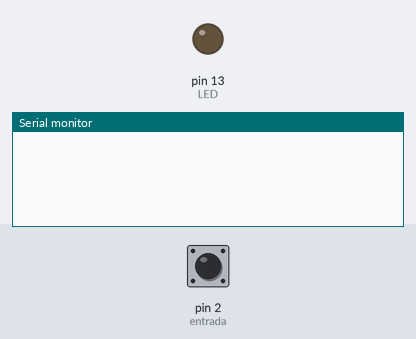
Recording of a sketch running on a simulated Arduino Uno, built with avr-gcc and run on an emulated ATmega328P. On the bench: output pins drawn as LEDs (lit = HIGH), the last lines printed to the serial monitor. Inputs (shaded band) come from the test bench; at power-on: pin 2 (entrada) HIGH.

Above: at 1.2 s.
1.3 s: pin 2 (entrada) pulled LOW for 0.15 s
At 2.6 s:
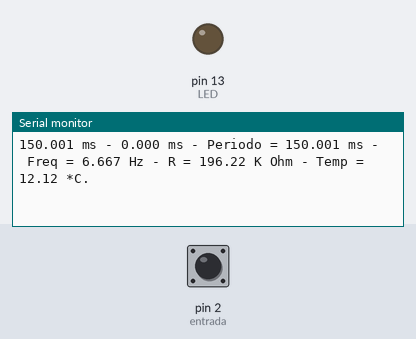
4.4 s: pin 2 (entrada) pulsed LOW 5 times (0.12 s each, 0.3 s apart)
At 5.5 s:
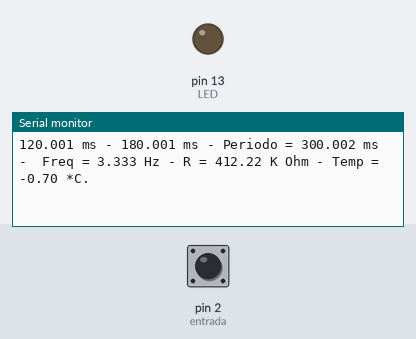

Measured:
- after the input at 1.3 s, the serial monitor: prints a new line after 0.15 s (image 1)
- after the input at 4.4 s, the serial monitor: prints a new line after 0.72 s (image 2)

The sketch:

HORTA_05.ino
```cpp
/*
  PROTOCOLO NE-555
  Leitura de sensores a distancia do Arduino
  com ligacao por meio de fios
  _____________________________
   Desenvolvido por Alexandre Aravecchia
  aravecchia@gmail.com
  Projetista, desenvolvedor, programador
  www.aravecchia.weebly.com/
  Com o apoio de http://labdegaragem.com.br/
  Publicado no Labdegaragem em 10/outubro/2016.
*/

#include <math.h>
#include <Arduino.h>

int entrada = 2;
int LED = 13;

const int t = 100;

int BETA =  4500; //Calibrar este valor utilizando um termometro externo como comparacao
float Ro = 100000; //Resistencia tipica de um termistor de 100k
float To = 25 + 273; //Transforma temperatura de referencia do Termistor de Celsius para Kelvin

float pico; //Tempo
float picoanterior;
float vale;
float valeanterior;
float Periodo;
float Frequencia;

float Kelvin;
float Celsius = Kelvin - 273;
float media;

float R; // Resistencia do Termistor
float R2 = 10000; //Segundo resistor do NE-222
int C1 = 1; // Capacitor principal em MICROFARADAY;


void setup()
{
  Serial.begin(9600);
  pinMode(entrada, INPUT_PULLUP);
  pinMode(LED, OUTPUT);
}

void loop()
{
  digitalWrite(LED, LOW);
  delay(t);
  {
    pico = pulseIn(entrada, HIGH);
    vale = pulseIn(entrada, LOW);
    Periodo = (pico + vale);
    Frequencia = 1000000 / Periodo;

    R = 220+((1.44 * Periodo) / C1) - (2 * R2);

    // Kelvin =  1 / ( (1/To) + ((log(R/Ro)/ BETA)) ); // Calcula a temperatura por Steinhart-Hart
    Kelvin = 1 / ( (1 / To) + ((log(R / Ro) / BETA)));
    //Kelvin = 1/To;

    Celsius = Kelvin - 273.15; // Convert Kelvin to Celsius
    //if ((R >= 0) && (vale > 0.9 * valeanterior) && (vale < 1.1 * valeanterior) && (pico > 0.9 * picoanterior) && (pico < 1.1 * picoanterior))
    {
      {
        Serial.print(vale / 1000, 3);
        Serial.print(" ms - ");
        Serial.print(pico / 1000, 3);
        Serial.print(" ms - Periodo = ");
        Serial.print(Periodo / 1000, 3);
        Serial.print(" ms - ");

        Serial.print(" Freq = ");
        Serial.print(Frequencia, 3);
        Serial.print(" Hz - ");

        Serial.print("R = ");
        Serial.print(R / 1000);
        Serial.print(" K Ohm - ");

        Serial.print("Temp = ");
        Serial.print(Celsius, 2);
        Serial.println(" *C.");
      }
    }
    picoanterior = pico;
    valeanterior = vale;
    delay(t);
  }
}
```
